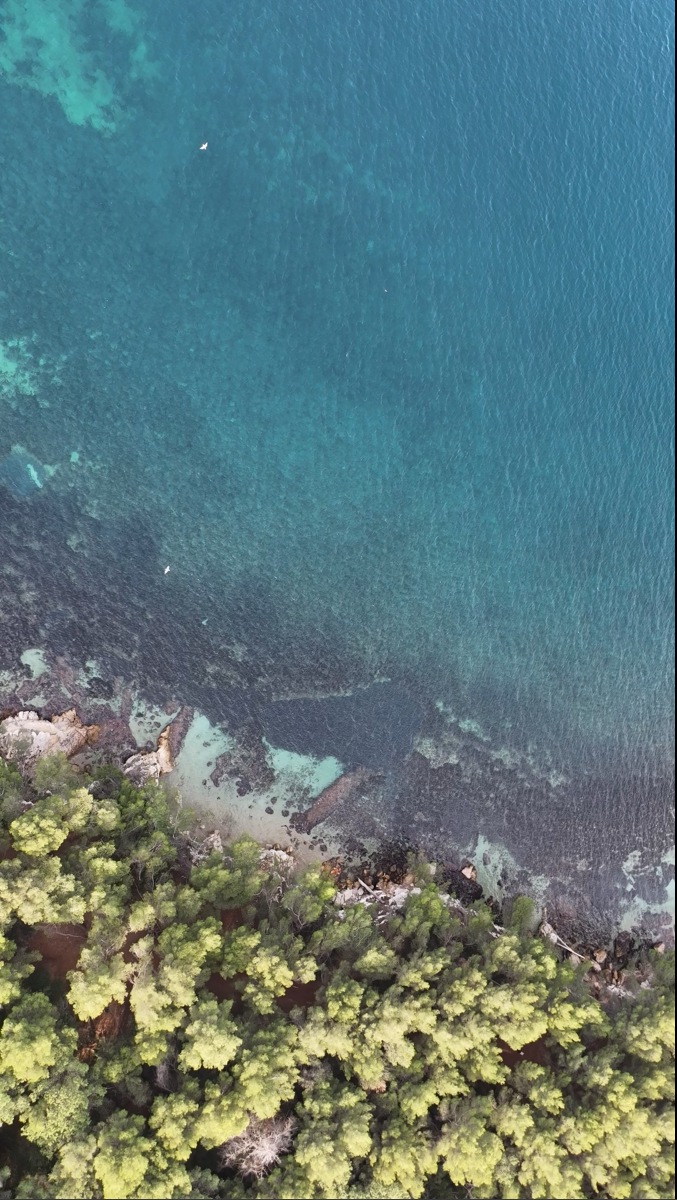
#> input picture src/imgLerins/2.png, 677 x 1200 px, found by its file name
$ python RealStitch2.py
#> lines starting #> are read from the running program, lines starting #| are printed output that depends on the picture
import cv2
import numpy as np
import matplotlib.pyplot as plt
import warnings
import imageio
warnings.filterwarnings('ignore')

feature_extraction_algo = 'sift'
feature_to_match = 'bf'

# Make sure that the train image is the image that will be transformed
train_photo = cv2.imread('2.png')
#> train_photo is the input picture: shape (1200, 677, 3); mean B, G, R 123.2, 121.4, 92.4
if train_photo is None:
    raise FileNotFoundError("Could not read the train image at '2.png'")

# OpenCV defines the color channel in the order BGR
# Hence converting to RGB for Matplotlib
train_photo = cv2.cvtColor(train_photo, cv2.COLOR_BGR2RGB)

# converting to grayscale
train_photo_gray = cv2.cvtColor(train_photo, cv2.COLOR_RGB2GRAY)
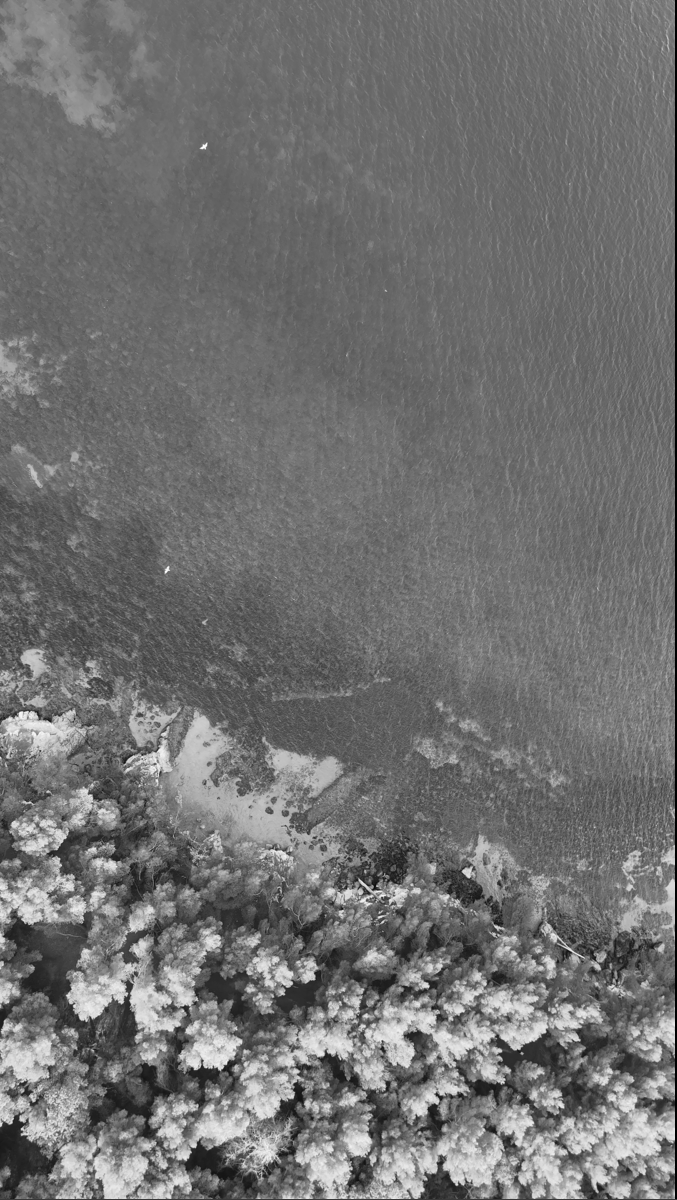
#> train_photo_gray: shape (1200, 677); min 0, max 254, mean 112.9

# Do the same for the query image
query_photo = cv2.imread('1.png')
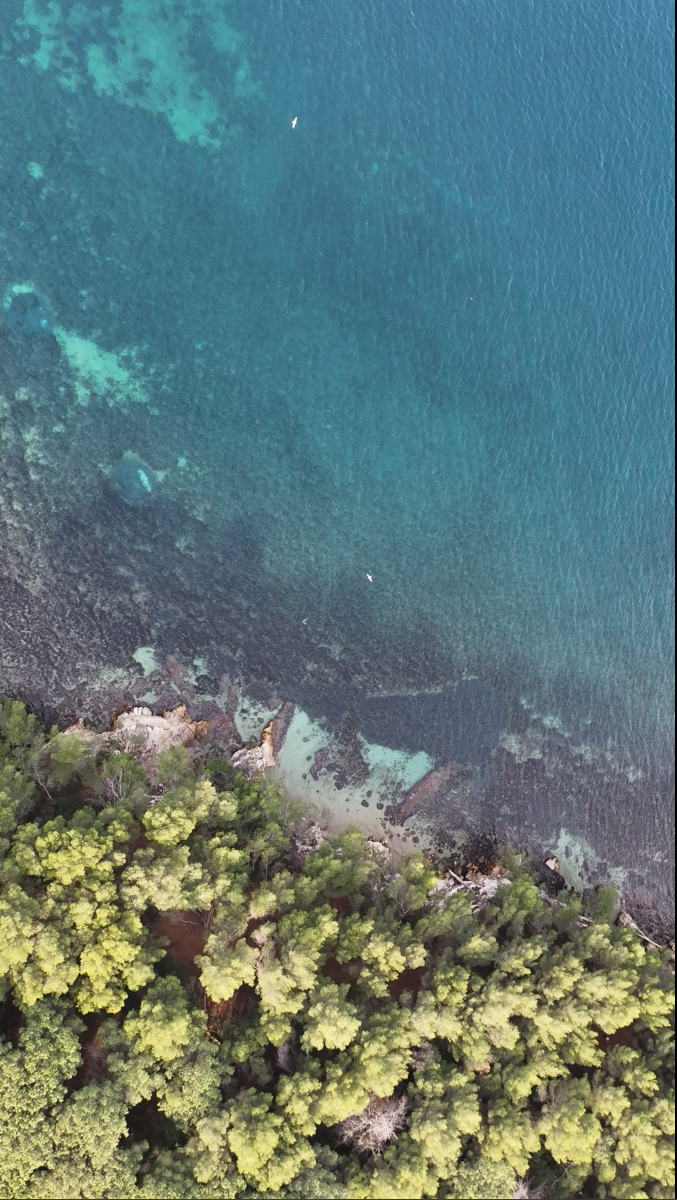
#> input picture src/imgLerins/1.png, 677 x 1200 px, found by its file name
#> query_photo is the input picture: shape (1200, 677, 3); mean B, G, R 120, 121.2, 95
if query_photo is None:
    raise FileNotFoundError("Could not read the query image at '1.png'")

query_photo = cv2.cvtColor(query_photo, cv2.COLOR_BGR2RGB)
query_photo_gray = cv2.cvtColor(query_photo, cv2.COLOR_RGB2GRAY)
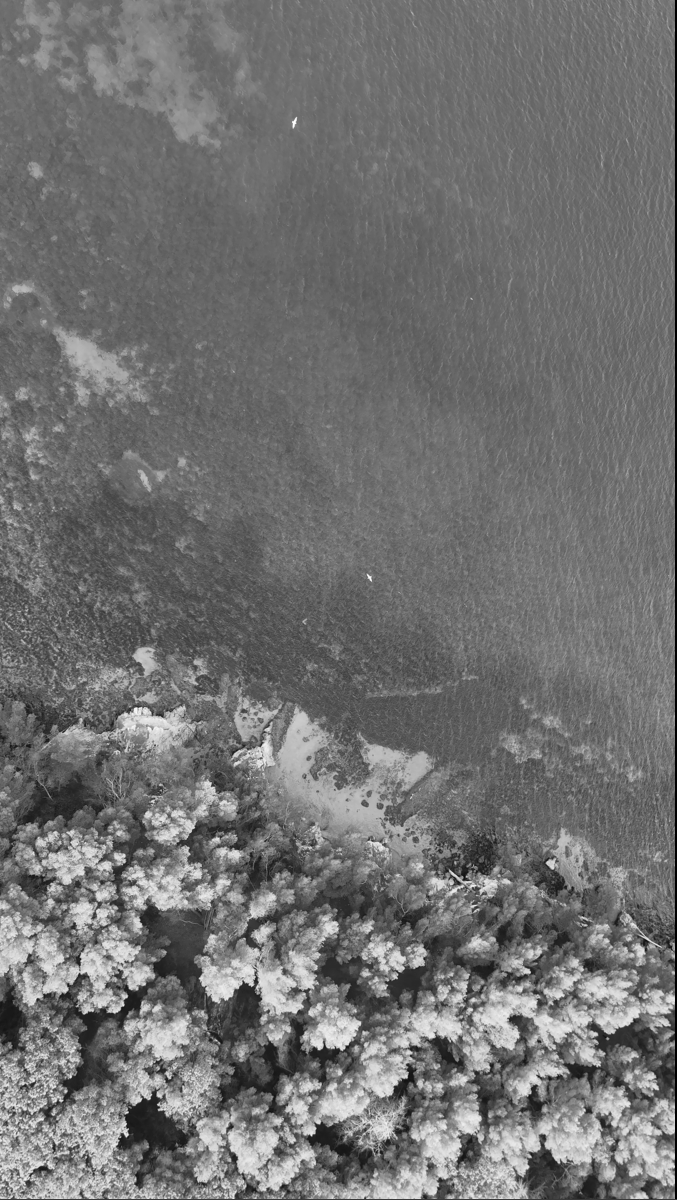
#> query_photo_gray: shape (1200, 677); min 0, max 255, mean 113.2

# Now view/plot the images
fig, (ax1, ax2) = plt.subplots(nrows=1, ncols=2, constrained_layout=False, figsize=(16,9))
ax1.imshow(query_photo, cmap="gray")
ax1.set_xlabel("Query image", fontsize=14)

ax2.imshow(train_photo, cmap="gray")
ax2.set_xlabel("Train image (Image to be transformed)", fontsize=14)

plt.savefig("./output.jpeg", bbox_inches='tight', dpi=300, format='jpeg')
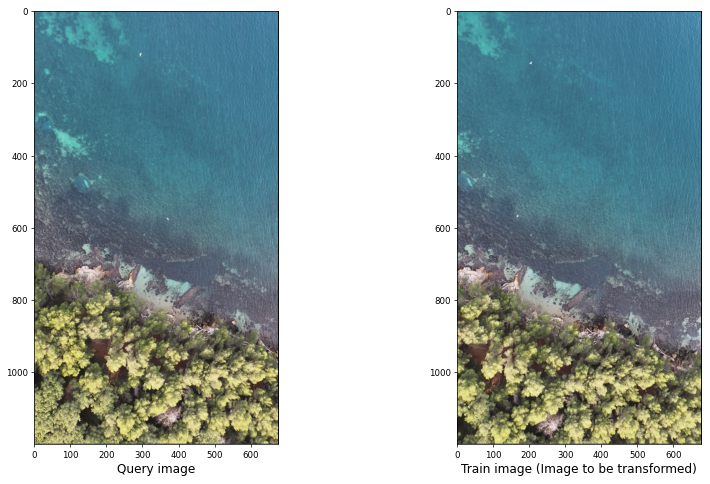
#> figure drawn by matplotlib, 2 panels

plt.show()

def select_descriptor_methods(image, method=None):

#> called with method = 'sift'
    assert method is not None, "Please define a feature descriptor method. accepted Values are: 'sift', 'surf'"

    if method == 'sift':
        descriptor = cv2.SIFT_create()
    elif method == 'surf':
        descriptor = cv2.SURF_create()
    elif method == 'brisk':
        descriptor = cv2.BRISK_create()
    elif method == 'orb':
        descriptor = cv2.ORB_create()

    (keypoints, features) = descriptor.detectAndCompute(image, None)
#> keypoints = 6264 keypoints; strongest (x, y, size): (426, 985, 4.1), (457, 1184, 1.8), (437, 1094, 2.7), (204, 146, 3.5)

    return (keypoints, features)

keypoints_train_img, features_train_img = select_descriptor_methods(train_photo_gray, method=feature_extraction_algo)
#> keypoints_train_img has the same summary as keypoints in select_descriptor_methods

keypoints_query_img, features_query_img = select_descriptor_methods(query_photo_gray, method=feature_extraction_algo)
#> in select_descriptor_methods (call 2), `(keypoints, features) = descriptor.detectAndCompute(image, None)`: keypoints = 7006 keypoints; strongest (x, y, size): (126, 1135, 2.8), (158, 1104, 1.9), (543, 1138, 5.4), (527, 971, 3.8)
#> keypoints_query_img has the same summary as keypoints in select_descriptor_methods

# display the keypoints and features detected on both images
fig, (ax1, ax2) = plt.subplots(nrows=1, ncols=2, figsize=(20, 8), constrained_layout=False)

ax1.imshow(cv2.drawKeypoints(train_photo_gray, keypoints_train_img, None, color=(0, 255, 0)))
ax1.set_xlabel("(a)", fontsize=14)

ax2.imshow(cv2.drawKeypoints(query_photo_gray, keypoints_query_img, None, color=(0, 255, 0)))
ax2.set_xlabel("(b)", fontsize=14)

plt.savefig("./output/" + feature_extraction_algo + "_features_img_" + '.jpeg', bbox_inches='tight', dpi=300, format='jpeg')
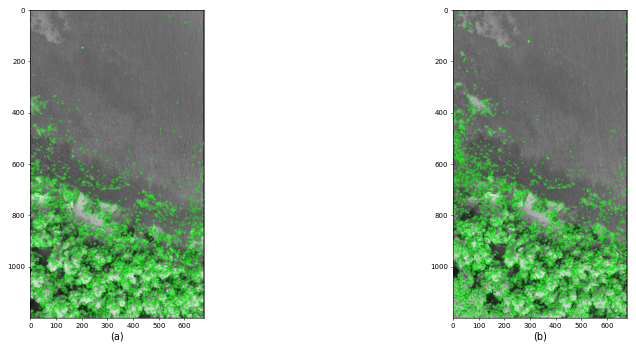
#> figure drawn by matplotlib, 2 panels
plt.show()


def create_matching_object(method,crossCheck):
    "Create and return a Matcher Object"

    # For BF matcher, first we have to create the BFMatcher object using cv2.BFMatcher().
    # It takes two optional params.
    # normType - It specifies the distance measurement
    # crossCheck - which is false by default. If it is true, Matcher returns only those matches
    # with value (i,j) such that i-th descriptor in set A has j-th descriptor in set B as the best match
    # and vice-versa.
    if method == 'sift' or method == 'surf':
        bf = cv2.BFMatcher(cv2.NORM_L2, crossCheck=crossCheck)
    elif method == 'orb' or method == 'brisk':
        bf = cv2.BFMatcher(cv2.NORM_HAMMING, crossCheck=crossCheck)
    return bf


def key_points_matching_KNN(features_train_img, features_query_img, ratio, method):
    """
    Perform key points matching using K-Nearest Neighbors (KNN) algorithm.

    Args:
        features_train_img (list): List of features from the training image.
        features_query_img (list): List of features from the query image.
        ratio (float): Ratio threshold for Lowe's ratio test.
        method (string): Method for creating the matching object.

    Returns:
        list: List of matches between key points in the training and query images.
    """
#> called with features_train_img = array of shape (6264, 128), features_query_img = array of shape (7006, 128), ratio = 0.75, method = 'sift'
    bf = create_matching_object(method, crossCheck=False)
    # compute the raw matches and initialize the list of actual matches
    rawMatches = bf.knnMatch(features_train_img, features_query_img, k=2)
#> rawMatches = 6264 matches
    print("Raw matches (knn):", len(rawMatches))
#| Raw matches (knn): 6264
    matches = []

    # loop over the raw matches
    for m,n in rawMatches:
        # ensure the distance is within a certain ratio of each
        # other (i.e. Lowe's ratio test)
        if m.distance < n.distance * ratio:
            matches.append(m)
#> after the loop, matches = 1279 matches
    return matches


feature_to_match = 'knn'

print("Drawing: {} matched features Lines".format(feature_to_match))

fig = plt.figure(figsize=(20,8))


# Now for cross checking draw the feature-mapping lines also with KNN

matches = key_points_matching_KNN(features_train_img, features_query_img, ratio=0.75, method=feature_extraction_algo)
#> matches = 1279 matches

mapped_features_image_knn = cv2.drawMatches(train_photo, keypoints_train_img, query_photo, keypoints_query_img, np.random.choice(matches, 100),None, flags=cv2.DrawMatchesFlags_NOT_DRAW_SINGLE_POINTS)
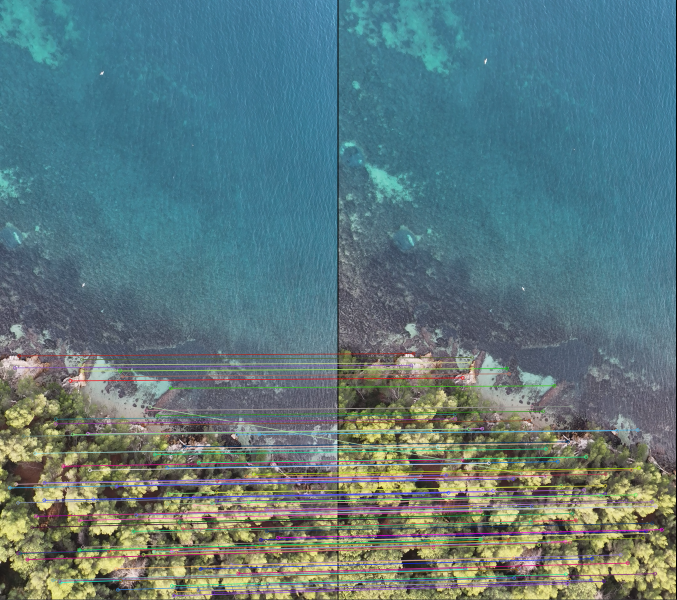
#> mapped_features_image_knn: shape (1200, 1354, 3) (shown at 1/2 size); mean R, G, B 94.1, 121.5, 124.7

plt.imshow(mapped_features_image_knn)
plt.axis('off')
plt.savefig("./output/" + feature_to_match + "_matching_img_" + '.jpeg', bbox_inches='tight', dpi=300, format='jpeg')
plt.show()


def homography_stitching(keypoints_train_img, keypoints_query_img, matches, reprojThresh):
    """

    Perform homography stitching by calculating the homography matrix.
    converting the keypoints to numpy arrays before passing them for calculating Homography Matrix.

    Because we are supposed to pass 2 arrays of coordinates to cv2.findHomography, as in I have these points in image-1, and I have points in image-2, so now what is the homography matrix to transform the points from image 1 to image 2

    Args:
        keypoints_train_img (list): List of keypoints from the training image.
        keypoints_query_img (list): List of keypoints from the query image.
        matches (list): List of matches between key points in the training and query images.
        reprojThresh (float): Reprojection threshold for the RANSAC algorithm.

    Returns:
        tuple: Tuple containing the matches, homography matrix, and status.
               - matches (list): List of matches between key points in the training and query images.
               - H (numpy.ndarray): Homography matrix.
               - status (numpy.ndarray): Status of inlier points.

    Note:
        The minimum number of matches required for calculating the homography is 4.


    """
#> called with reprojThresh = 4
    keypoints_train_img = np.float32([keypoint.pt for keypoint in keypoints_train_img])
#> keypoints_train_img = 6264 pairs, first value 2.53 to 673.6, second value 23.54 to 1197.1
    keypoints_query_img = np.float32([keypoint.pt for keypoint in keypoints_query_img])
#> keypoints_query_img = 7006 pairs, first value 2.33 to 673.6, second value 4.93 to 1197

    ''' For findHomography() - I need to have an assumption of a minimum of correspondence points that are present between the 2 images. Here, I am assuming that Minimum Match Count to be 4 '''
    if len(matches) > 4:
        # construct the two sets of points
        points_train = np.float32([keypoints_train_img[m.queryIdx] for m in matches])
#> points_train = 1279 pairs, first value 4.68 to 658.9, second value 348.9 to 1191.1
        points_query = np.float32([keypoints_query_img[m.trainIdx] for m in matches])
#> points_query = 1279 pairs, first value 122.4 to 665.9, second value 357.6 to 1168.7

        # Calculate the homography between the sets of points
        (H, status) = cv2.findHomography(points_train, points_query, cv2.RANSAC, reprojThresh)
#> H = [[0.939, 0.0647, 75.5], [-0.0132, 1.02, 0.627], [-2.08e-05, 3.73e-05, 1]]; status = 1279 values, max 1 at index 1, min 0 at index 0, mean 0.74

        return (matches, H, status)
    else:
        return None


M = homography_stitching(keypoints_train_img, keypoints_query_img, matches, reprojThresh=4)
#> M = 3 matches

if M is None:
    print("Error!")
else: print("Homography Matrix: ", M[1])
#| Homography Matrix:  [[ 9.39209627e-01  6.47495432e-02  7.54968780e+01]
#|  [-1.31997058e-02  1.01868726e+00  6.27113012e-01]
#|  [-2.07833872e-05  3.72875544e-05  1.00000000e+00]]

(matches, Homography_Matrix, status) = M
#> Homography_Matrix has the same summary as H in homography_stitching


# For the calculation of the width and height of the final horizontal panoramic images
# I can just add the widths of the individual images and for the height
# I can take the max from the 2 individual images.

width = query_photo.shape[1] + train_photo.shape[1]
#> width = 1354
print("width ", width)
#| width  1354
# 2922 - Which is exactly the sum value of the width of
# my train.jpg and query.jpg


height = max(query_photo.shape[0], train_photo.shape[0])
#> height = 1200

# otherwise, apply a perspective warp to stitch the images together

# Now just plug that "Homography_Matrix"  into cv::warpedPerspective and I shall have a warped image1 into image2 frame

result = cv2.warpPerspective(train_photo, Homography_Matrix,  (width, height))

# The warpPerspective() function returns an image or video whose size is the same as the size of the original image or video. Hence set the pixels as per my query_photo

result[0:query_photo.shape[0], 0:query_photo.shape[1]] = query_photo
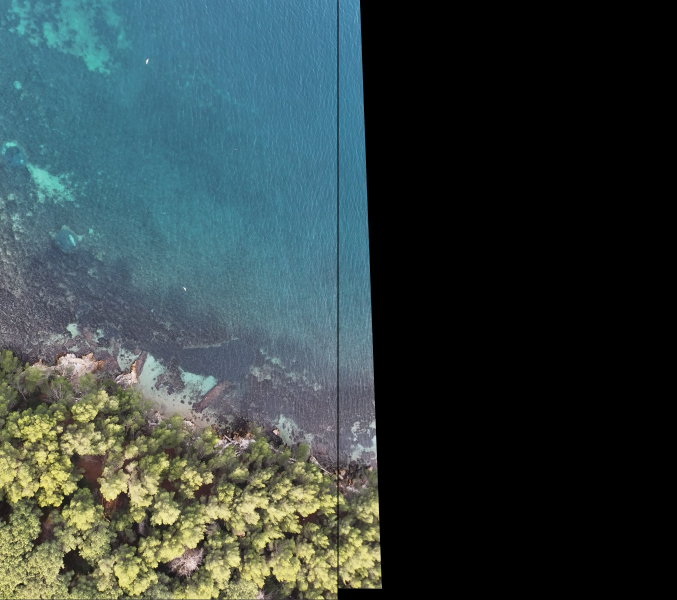
#> result: shape (1200, 1354, 3) (shown at 1/2 size); mean R, G, B 52.1, 66.5, 66.1

plt.figure(figsize=(20,10))
plt.axis('off')
plt.imshow(result)

imageio.imwrite("./output/horizontal_panorama_img_"+'.jpeg', result)

plt.show()
